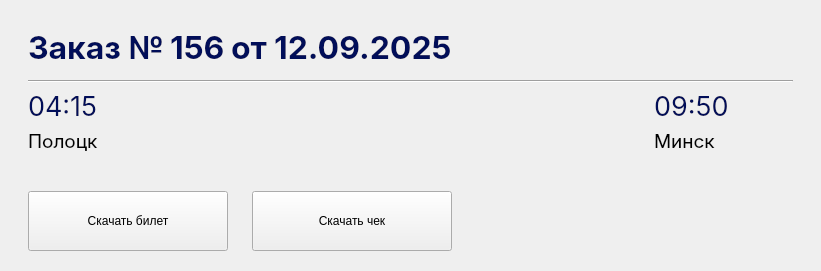
                  <widget class="QWidget" name="roundedWidget_12" native="true">
                   <property name="sizePolicy">
                    <sizepolicy hsizetype="Preferred" vsizetype="Fixed">
                     <horstretch>0</horstretch>
                     <verstretch>0</verstretch>
                    </sizepolicy>
                   </property>
                   <property name="minimumSize">
                    <size>
                     <width>821</width>
                     <height>271</height>
                    </size>
                   </property>
                   <property name="maximumSize">
                    <size>
                     <width>821</width>
                     <height>271</height>
                    </size>
                   </property>
                   <layout class="QVBoxLayout" name="verticalLayout_94">
                    <property name="leftMargin">
                     <number>28</number>
                    </property>
                    <property name="topMargin">
                     <number>20</number>
                    </property>
                    <property name="rightMargin">
                     <number>28</number>
                    </property>
                    <property name="bottomMargin">
                     <number>20</number>
                    </property>
                    <item>
                     <layout class="QHBoxLayout" name="horizontalLayout_82">
                      <item>
                       <layout class="QHBoxLayout" name="horizontalLayout_83">
                        <item>
                         <widget class="QLabel" name="label_76">
                          <property name="font">
                           <font>
                            <family>Inter</family>
                            <pointsize>24</pointsize>
                            <weight>75</weight>
                            <bold>true</bold>
                           </font>
                          </property>
                          <property name="styleSheet">
                           <string notr="true">color: #010E59;</string>
                          </property>
                          <property name="text">
                           <string>Заказ №</string>
                          </property>
                         </widget>
                        </item>
                        <item>
                         <widget class="QLabel" name="orderNumber_9">
                          <property name="font">
                           <font>
                            <family>Inter</family>
                            <pointsize>24</pointsize>
                            <weight>75</weight>
                            <bold>true</bold>
                           </font>
                          </property>
                          <property name="styleSheet">
                           <string notr="true">color: #010E59;</string>
                          </property>
                          <property name="text">
                           <string>156</string>
                          </property>
                         </widget>
                        </item>
                       </layout>
                      </item>
                      <item>
                       <layout class="QHBoxLayout" name="horizontalLayout_84">
                        <item>
                         <widget class="QLabel" name="label_77">
                          <property name="font">
                           <font>
                            <family>Inter</family>
                            <pointsize>24</pointsize>
                            <weight>75</weight>
                            <bold>true</bold>
                           </font>
                          </property>
                          <property name="styleSheet">
                           <string notr="true">color: #010E59;</string>
                          </property>
                          <property name="text">
                           <string>от</string>
                          </property>
                         </widget>
                        </item>
                        <item>
                         <widget class="QLabel" name="orderDate_9">
                          <property name="font">
                           <font>
                            <family>Inter</family>
                            <pointsize>24</pointsize>
                            <weight>75</weight>
                            <bold>true</bold>
                           </font>
                          </property>
                          <property name="styleSheet">
                           <string notr="true">color: #010E59;</string>
                          </property>
                          <property name="text">
                           <string>12.09.2025</string>
                          </property>
                         </widget>
                        </item>
                       </layout>
                      </item>
                      <item>
                       <spacer name="horizontalSpacer_50">
                        <property name="orientation">
                         <enum>Qt::Horizontal</enum>
                        </property>
                        <property name="sizeHint" stdset="0">
                         <size>
                          <width>40</width>
                          <height>20</height>
                         </size>
                        </property>
                       </spacer>
                      </item>
                     </layout>
                    </item>
                    <item>
                     <widget class="Line" name="line_20">
                      <property name="orientation">
                       <enum>Qt::Horizontal</enum>
                      </property>
                     </widget>
                    </item>
                    <item>
                     <layout class="QHBoxLayout" name="horizontalLayout_85">
                      <property name="spacing">
                       <number>12</number>
                      </property>
                      <property name="leftMargin">
                       <number>0</number>
                      </property>
                      <property name="topMargin">
                       <number>0</number>
                      </property>
                      <property name="bottomMargin">
                       <number>32</number>
                      </property>
                      <item>
                       <layout class="QVBoxLayout" name="verticalLayout_95">
                        <property name="spacing">
                         <number>6</number>
                        </property>
                        <item>
                         <widget class="QLabel" name="orderDepartureTime_9">
                          <property name="sizePolicy">
                           <sizepolicy hsizetype="Fixed" vsizetype="Preferred">
                            <horstretch>0</horstretch>
                            <verstretch>0</verstretch>
                           </sizepolicy>
                          </property>
                          <property name="font">
                           <font>
                            <family>Inter</family>
                            <pointsize>20</pointsize>
                           </font>
                          </property>
                          <property name="styleSheet">
                           <string notr="true">color: #010E59;</string>
                          </property>
                          <property name="text">
                           <string>04:15</string>
                          </property>
                         </widget>
                        </item>
                        <item>
                         <widget class="QLabel" name="label_78">
                          <property name="font">
                           <font>
                            <family>Inter</family>
                            <pointsize>14</pointsize>
                           </font>
                          </property>
                          <property name="text">
                           <string>Полоцк</string>
                          </property>
                         </widget>
                        </item>
                       </layout>
                      </item>
                      <item>
                       <spacer name="horizontalSpacer_51">
                        <property name="orientation">
                         <enum>Qt::Horizontal</enum>
                        </property>
                        <property name="sizeHint" stdset="0">
                         <size>
                          <width>40</width>
                          <height>20</height>
                         </size>
                        </property>
                       </spacer>
                      </item>
                      <item>
                       <layout class="QVBoxLayout" name="verticalLayout_96">
                        <property name="spacing">
                         <number>6</number>
                        </property>
                        <property name="rightMargin">
                         <number>64</number>
                        </property>
                        <item>
                         <widget class="QLabel" name="orderArivingTime_9">
                          <property name="sizePolicy">
                           <sizepolicy hsizetype="Fixed" vsizetype="Preferred">
                            <horstretch>0</horstretch>
                            <verstretch>0</verstretch>
                           </sizepolicy>
                          </property>
                          <property name="font">
                           <font>
                            <family>Inter</family>
                            <pointsize>20</pointsize>
                           </font>
                          </property>
                          <property name="styleSheet">
                           <string notr="true">color: #010E59;</string>
                          </property>
                          <property name="text">
                           <string>09:50</string>
                          </property>
                         </widget>
                        </item>
                        <item>
                         <widget class="QLabel" name="label_79">
                          <property name="font">
                           <font>
                            <family>Inter</family>
                            <pointsize>14</pointsize>
                           </font>
                          </property>
                          <property name="text">
                           <string>Минск</string>
                          </property>
                         </widget>
                        </item>
                       </layout>
                      </item>
                     </layout>
                    </item>
                    <item>
                     <layout class="QHBoxLayout" name="horizontalLayout_86">
                      <property name="spacing">
                       <number>24</number>
                      </property>
                      <item>
                       <widget class="QPushButton" name="pushButton_12">
                        <property name="minimumSize">
                         <size>
                          <width>200</width>
                          <height>60</height>
                         </size>
                        </property>
                        <property name="maximumSize">
                         <size>
                          <width>200</width>
                          <height>60</height>
                         </size>
                        </property>
                        <property name="cursor">
                         <cursorShape>PointingHandCursor</cursorShape>
                        </property>
                        <property name="text">
                         <string>Скачать билет</string>
                        </property>
                       </widget>
                      </item>
                      <item>
                       <widget class="QPushButton" name="unfilledPushButton_downloadTicket_9">
                        <property name="minimumSize">
                         <size>
                          <width>200</width>
                          <height>60</height>
                         </size>
                        </property>
                        <property name="maximumSize">
                         <size>
                          <width>200</width>
                          <height>60</height>
                         </size>
                        </property>
                        <property name="cursor">
                         <cursorShape>PointingHandCursor</cursorShape>
                        </property>
                        <property name="text">
                         <string>Скачать чек</string>
                        </property>
                       </widget>
                      </item>
                      <item>
                       <spacer name="horizontalSpacer_52">
                        <property name="orientation">
                         <enum>Qt::Horizontal</enum>
                        </property>
                        <property name="sizeHint" stdset="0">
                         <size>
                          <width>40</width>
                          <height>20</height>
                         </size>
                        </property>
                       </spacer>
                      </item>
                     </layout>
                    </item>
                   </layout>
                  </widget>
